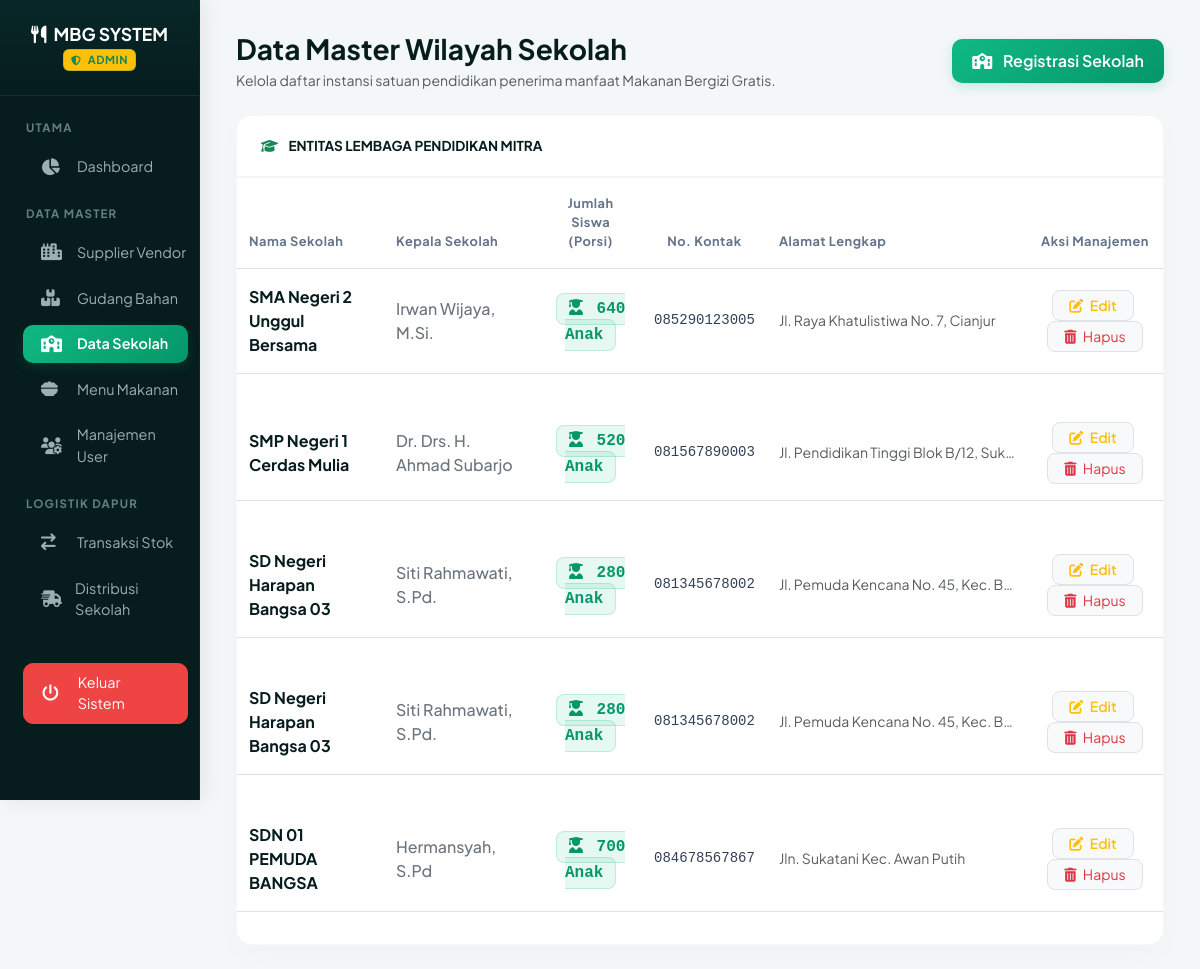
Page /index.php?page=sekolah (signed in) on the committed database.
### tables this page shows
CREATE TABLE `sekolah` (
  `id_sekolah` int(11) NOT NULL,
  `nama_sekolah` varchar(150) NOT NULL,
  `alamat` text NOT NULL,
  `kepala_sekolah` varchar(100) NOT NULL,
  `jumlah_siswa` int(11) NOT NULL,
  `no_telp` varchar(12) NOT NULL
);

### controllers/SekolahController.php (called while the page is built, shortened)
<?php
require_once __DIR__ . '/../config/Database.php';
class SekolahController {
    private $db;
    public function __construct() {
        $database = new Database();
        $this->db = $database->getConnection();
    }
    public function readAll() {
        $query = "SELECT * FROM sekolah ORDER BY id_sekolah DESC";
        return $this->db->query($query)->fetchAll(PDO::FETCH_ASSOC);
    }
}
?>

### config/Database.php (called while the page is built, shortened)
<?php
class Database {
    private $host = "localhost";
    private $db_name = "db_project_mbg";
    private $username = "root";
    private $password = "";
    public function getConnection() {
        $this->conn = null;
        try {
            $this->conn = new PDO("mysql:host=" . $this->host . ";dbname=" . $this->db_name, $this->username, $this->password);
            $this->conn->setAttribute(PDO::ATTR_ERRMODE, PDO::ERRMODE_EXCEPTION);
            $this->conn->exec("set names utf8mb4");
        } catch(PDOException $exception) {
            echo "Koneksi database gagal: " . $exception->getMessage();
        }
        return $this->conn;
    }
}
?>

### views/sekolah.php (the view, shortened to what this page needs)
<?php
require_once __DIR__ . '/../controllers/SekolahController.php';
$sekCtrl = new SekolahController();
$sekolah_list = $sekCtrl->readAll();
?>
<div class="container-fluid pt-2">
    <div class="d-flex justify-content-between align-items-center mb-4">
        <div>
            <h3 class="mbg-title mb-1">Data Master Wilayah Sekolah</h3>
            <p class="text-muted small mb-0">Kelola daftar instansi satuan pendidikan penerima manfaat Makanan Bergizi Gratis.</p>
        </div>
        <button class="btn btn-mbg-primary" data-bs-toggle="modal" data-bs-target="#modalTambah">
            <i class="fas fa-school me-2"></i> Registrasi Sekolah
        </button>
    </div>
    <div class="card mbg-table-card border-0">
        <div class="mbg-table-header d-flex align-items-center">
            <span class="fw-bold text-uppercase tracking-wide" style="font-size: 0.85rem; color: #061c1d;">
                <i class="fas fa-graduation-cap me-2 text-success"></i> Entitas Lembaga Pendidikan Mitra
            </span>
        </div>
        <div class="table-responsive">
            <table class="table table-hover align-middle mb-0">
                <thead>
                    <tr>
                        <th class="ps-4">Nama Sekolah</th>
                        <th>Kepala Sekolah</th>
                        <th class="text-center">Jumlah Siswa (Porsi)</th>
                        <th class="text-center">No. Kontak</th>
                        <th>Alamat Lengkap</th>
                        <th class="text-center pe-4">Aksi Manajemen</th>
                    </tr>
                </thead>
                <tbody>
                    <?php if (count($sekolah_list) > 0): ?>
                        <?php foreach($sekolah_list as $row): ?>
                        <tr>
                            <td class="ps-4 fw-bold" style="color: #061c1d;">
                            <?= htmlspecialchars($row['nama_sekolah']); ?>
                            </td>
                            <td class="fw-medium text-secondary">
                                <?=($row['kepala_sekolah']); ?>
                            </td>
                            <td class="text-center">
                                <span class="badge-porsi font-monospace">
                                    <i class="fas fa-user-graduate me-1"></i> <?= $row['jumlah_siswa']; ?> Anak
                                </span>
                            </td>
                            <td class="text-center font-monospace small"><?= htmlspecialchars($row['no_telp']); ?></td>
                            <td class="text-muted small" style="max-width: 260px; text-overflow: ellipsis; overflow: hidden; white-space: nowrap;">
                                <?= htmlspecialchars($row['alamat']); ?>
                            </td>
                            <td class="text-center pe-4">
                                <button class="btn btn-sm btn-light border text-warning px-3 rounded-3 me-1 fw-semibold" data-bs-toggle="modal" data-bs-target="#modalEdit<?= $row['id_sekolah']; ?>">
                                    <i class="fas fa-pen-to-square me-1"></i> Edit
                                </button>
                                <form method="POST" action="" onsubmit="return confirm('Hapus data sekolah ini? Semua rekam log distribusi terkait akan dihapus!');" style="display:inline;">
                                    <button type="submit" class="btn btn-sm btn-light border text-danger px-3 rounded-3">
                                        <i class="fas fa-trash-can me-1"></i> Hapus
                                    </button>
                                </form>
                            </td>
                        </tr>
                        <tr>
                            <td colspan="6" class="p-0 border-0">
                            </td>
                        </tr>
                        <?php endforeach; ?>
                    <?php endif; ?>
                </tbody>
            </table>
        </div>
    </div>
</div>

### templates/header.php (style rules this page uses)
body { min-height: 100vh; background-color: #f4f7f7; font-family: 'Plus Jakarta Sans', sans-serif; -webkit-font-smoothing: antialiased; }

### views/sekolah.php (style rules this page uses)
.mbg-title { color: #061c1d; font-weight: 700; }
.btn-mbg-primary { background: linear-gradient(135deg, #10b981 0%, #059669 100%) !important; color: #ffffff !important; border: none !important; font-weight: 600; border-radius: 10px; padding: 10px 20px; box-shadow: 0 4px 12px rgba(16, 185, 129, 0.2); transition: all 0.25s ease; }
.mbg-table-card { border-radius: 16px !important; border: 1px solid rgba(0, 0, 0, 0.03) !important; box-shadow: 0 10px 30px rgba(6, 28, 29, 0.02) !important; background: #ffffff; overflow: hidden; }
.mbg-table-header { background: #ffffff !important; border-bottom: 2px solid #f1f5f9 !important; padding: 20px 24px; }
.table th { font-size: 0.8rem; text-uppercase: true; letter-spacing: 0.5px; color: #64748b; padding: 16px 12px !important; }
.table td { padding: 16px 12px !important; color: #334155; }
.badge-porsi { background: rgba(16, 185, 129, 0.1) !important; color: #059669 !important; border: 1px solid rgba(16, 185, 129, 0.2); font-weight: 700; padding: 6px 12px; border-radius: 8px; }

### rows in the picture
sekolah: nama_sekolah "SMA Negeri 2 Unggul Bersama", kepala_sekolah "Irwan Wijaya, M.Si.", jumlah_siswa "640", no_telp "085290123005", alamat "Jl. Raya Khatulistiwa No. 7, Cianjur"
sekolah: nama_sekolah "SMP Negeri 1 Cerdas Mulia", kepala_sekolah "Dr. Drs. H. Ahmad Subarjo", jumlah_siswa "520", no_telp "081567890003", alamat "Jl. Pendidikan Tinggi Blok B/12, Suk…"
sekolah: nama_sekolah "SD Negeri Harapan Bangsa 03", kepala_sekolah "Siti Rahmawati, S.Pd.", jumlah_siswa "280", no_telp "081345678002", alamat "Jl. Pemuda Kencana No. 45, Kec. B…"
sekolah: nama_sekolah "SD Negeri Harapan Bangsa 03", kepala_sekolah "Siti Rahmawati, S.Pd.", jumlah_siswa "280", no_telp "081345678002", alamat "Jl. Pemuda Kencana No. 45, Kec. B…"
sekolah: nama_sekolah "SDN 01 PEMUDA BANGSA", kepala_sekolah "Hermansyah, S.Pd", jumlah_siswa "700", no_telp "084678567867", alamat "Jln. Sukatani Kec. Awan Putih"

### other values in the picture
$role "ADMIN"
